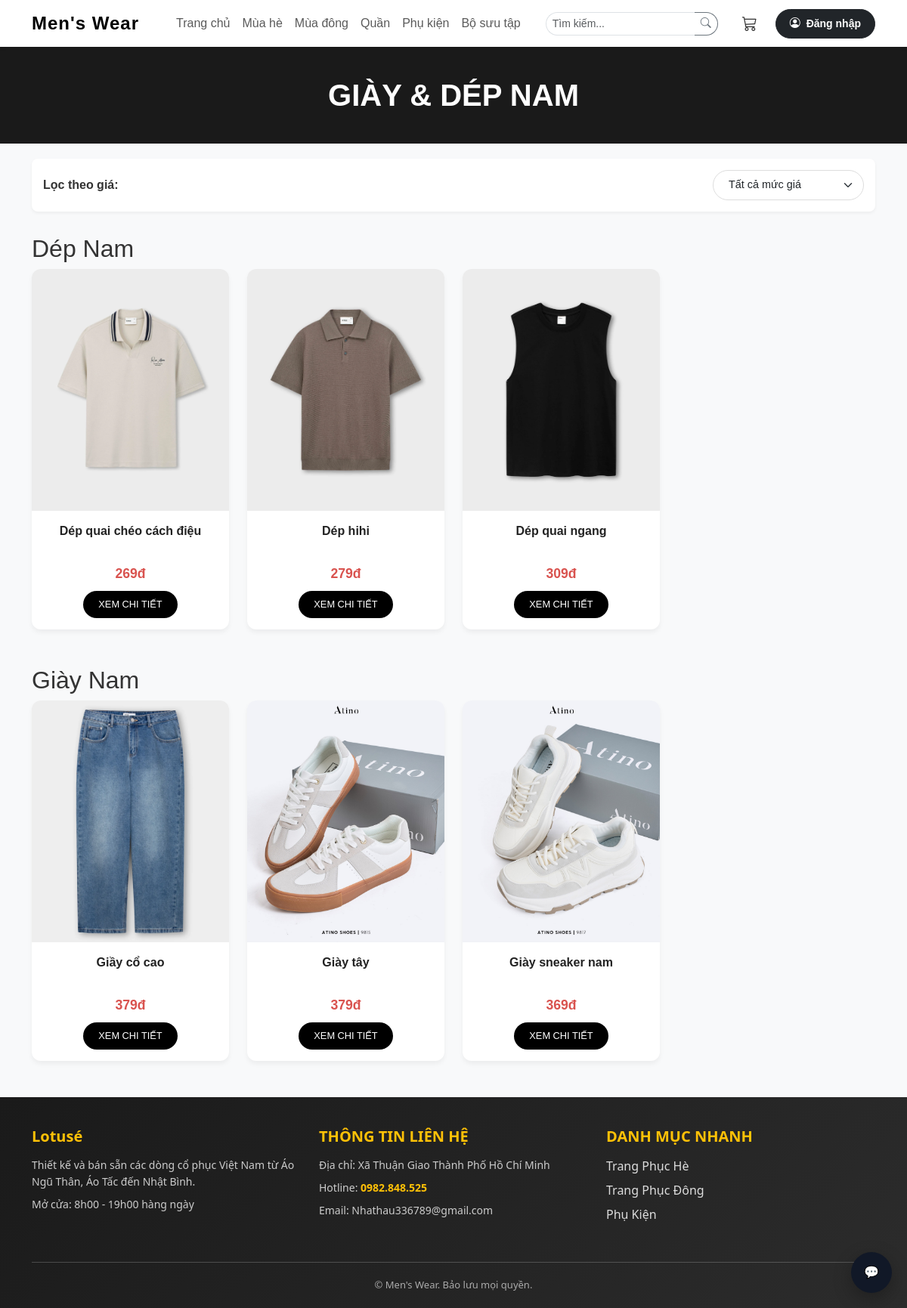
Screenshot of /Phu_kien.php with the database file from the repository.
### tables this page shows
CREATE TABLE `sanpham` (
  `MaSP` int(11) NOT NULL,
  `TenSP` varchar(200) NOT NULL,
  `MaDM` int(11) NOT NULL,
  `MaNCC` int(11) NOT NULL,
  `MoTaChiTiet` text DEFAULT NULL,
  `GiaGoc` decimal(10,2) DEFAULT NULL CHECK (`GiaGoc` > 0),
  `GiaBan` decimal(10,2) DEFAULT NULL CHECK (`GiaBan` > 0),
  `AnhDaiDien` varchar(255) DEFAULT NULL,
  `NgayCapNhat` datetime DEFAULT current_timestamp() ON UPDATE current_timestamp(),
  `LuotTym` int(11) DEFAULT 0
);

### Phu_kien.php (the view, shortened to what this page needs)
<?php
include __DIR__ . "/Trang_Chu_Includes/connect_db.inc";
mysqli_set_charset($conn, 'utf8mb4');
$filter_price = isset($_GET['price_range']) ? $_GET['price_range'] : 'all';
$price_condition = "";
$resDep = mysqli_query($conn, "SELECT * FROM sanpham WHERE MaDM = 4 $price_condition ORDER BY MaSP DESC");
$resGiay = mysqli_query($conn, "SELECT * FROM sanpham WHERE MaDM = 5 $price_condition ORDER BY MaSP DESC");
function getSmartImage($row, $conn) {
    $path = "img/no-image.jpg";
    $raw = trim($row['AnhDaiDien']);
    $list = preg_split('/\r\n|\r|\n/', $raw);
    $first = trim($list[0] ?? '');
    $first = str_replace('\\', '/', $first);
    $found = false;
    if (!empty($first) && file_exists(__DIR__ . "/" . $first)) {
        $path = $first;
        $found = true;
    }
    if (!$found && !empty($first)) {
        $filename = basename($first);
        $upload_path = "uploads/" . $filename;
    }
    if (!$found && is_dir(__DIR__ . "/uploads")) {
        foreach (scandir(__DIR__ . "/uploads") as $file) {
            if ($file == "." || $file == "..") continue;
            if (strpos($file, (string)$row['MaSP']) !== false) {
                $path = "uploads/" . $file;
                break;
            }
        }
    }
    return $path;
}
?>
<!DOCTYPE html>
<html lang="vi">
<head>
<link href="https://cdn.jsdelivr.net/npm/bootstrap@5.3.2/dist/css/bootstrap.min.css" rel="stylesheet">
</head>
<body>
<?php if(file_exists(__DIR__ . "/Trang_Chu_Includes/Header.php")) include __DIR__ . "/Trang_Chu_Includes/Header.php"; ?>
<div class="category-banner text-uppercase">
    <h1 class="fw-bold m-0">Giày & Dép Nam</h1>
</div>
<div class="container mb-5">
<div class="filter-section d-flex justify-content-between align-items-center flex-wrap">
    <div><strong>Lọc theo giá:</strong></div>
    <form method="GET">
        <select name="price_range" class="form-select form-select-vstyle" onchange="this.form.submit()">
            <option value="all" <?= $filter_price=='all'?'selected':'' ?>>Tất cả mức giá</option>
        </select>
    </form>
</div>
<h2>Dép Nam</h2>
<div class="row g-4 mb-5">
<?php displayProducts($resDep, $conn); ?>
</div>
<h2>Giày Nam</h2>
<div class="row g-4 mb-5">
</div>
</div>
<?php
function displayProducts($result, $conn) {
    if ($result && mysqli_num_rows($result) > 0):
        while ($row = mysqli_fetch_assoc($result)):
?>
<div class="col-6 col-md-4 col-lg-3">
    <div class="product-item">
        <a href="chitiet_sanpham.php?id=<?= $row['MaSP'] ?>">
            <img src="<?= htmlspecialchars(getSmartImage($row, $conn)) ?>"
                 class="product-img"
                 onerror="this.src='img/no-image.jpg'">
        </a>
        <div class="product-info">
            <a href="chitiet_sanpham.php?id=<?= $row['MaSP'] ?>" class="product-name">
                <?= htmlspecialchars($row['TenSP']) ?>
            </a>
            <div class="product-price">
                <?= number_format($row['GiaBan'],0,',','.') ?>đ
            </div>
            <a href="chitiet_sanpham.php?id=<?= $row['MaSP'] ?>" class="btn btn-detail">
                XEM CHI TIẾT
            </a>
        </div>
    </div>
</div>
<?php
        endwhile;
    else:
        echo '<div class="col-12 text-muted ps-3">Không có sản phẩm.</div>';
    endif;
}
if(file_exists(__DIR__ . "/Trang_Chu_Includes/Footer.php")) include __DIR__ . "/Trang_Chu_Includes/Footer.php";
?>
<?php include_once 'chatbot.php'; ?>
</body>
</html>

### rows the page displays
sanpham: shows a picture, TenSP "Dép quai chéo cách điệu", GiaBan "269"
sanpham: shows a picture, TenSP "Dép hihi", GiaBan "279"
sanpham: shows a picture, TenSP "Dép quai ngang", GiaBan "309"
sanpham: shows a picture, TenSP "Giầy cổ cao", GiaBan "379"
sanpham: shows a picture, TenSP "Giày tây", GiaBan "379"
sanpham: shows a picture, TenSP "Giày sneaker nam", GiaBan "369"
